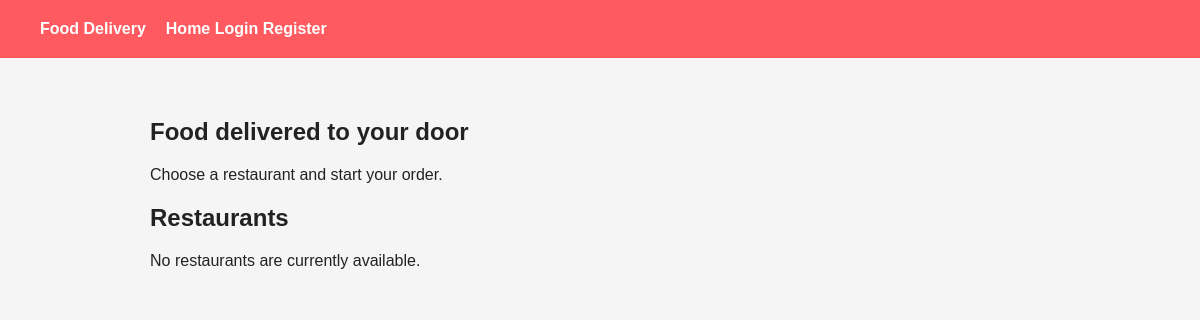
Page /indexadmin on the earlier database version.
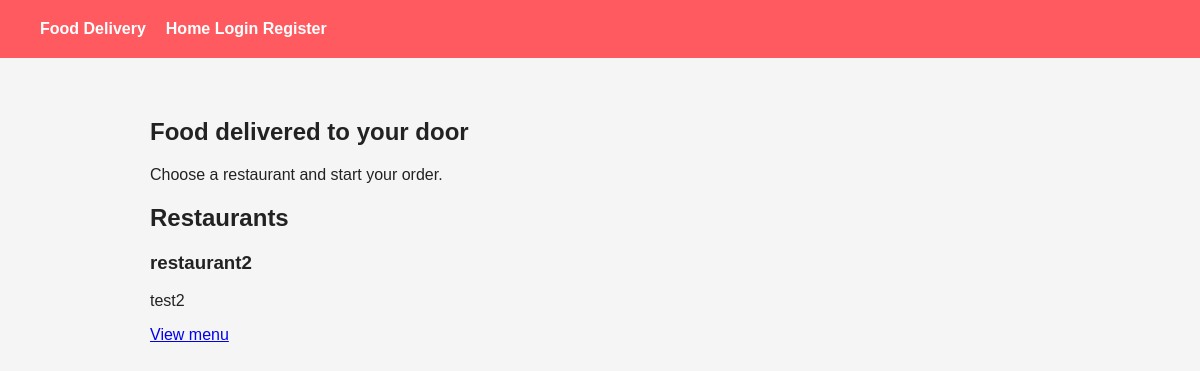
Same page on the later database version.
### tables this page shows
CREATE TABLE restaurants (
    id INTEGER PRIMARY KEY AUTOINCREMENT,
    name TEXT NOT NULL,
    description TEXT
);

### main.py (the view)
@main.route("/indexadmin")
def indexadmin():
    conn = get_db()
    restaurants = conn.execute("SELECT * FROM restaurants").fetchall()
    conn.close()
    return render_template("indexadmin.html",restaurants=restaurants)

### main.py (called while the page is built)
def get_db():
    conn = sqlite3.connect(DATABASE)
    conn.row_factory = sqlite3.Row
    conn.execute("PRAGMA foreign_keys = ON")
    return conn

### templates/indexadmin.html (shortened to what this page needs)
{% extends "base.html" %}
{% block content %}
<section class="hero"><h1>Food delivered to your door</h1><p>Choose a restaurant and start your order.</p></section>
<h2>Restaurants</h2>
<div class="restaurant-grid">
{% for restaurant in restaurants %}
<div class="restaurant-card">
<h3>{{ restaurant["name"] }}</h3>
{% if restaurant["description"] %}<p>{{ restaurant["description"] }}</p>{% endif %}
<a class="button" href="{{ url_for('restaurant', restaurant_id=restaurant['id']) }}">View menu</a>
</div>
{% else %}<p>No restaurants are currently available.</p>{% endfor %}
</div>
{% endblock %}

Differences in the rows shown:
added restaurants: name "restaurant2", description "test2"
Other differences:
text no longer shown: "No restaurants are currently available."
